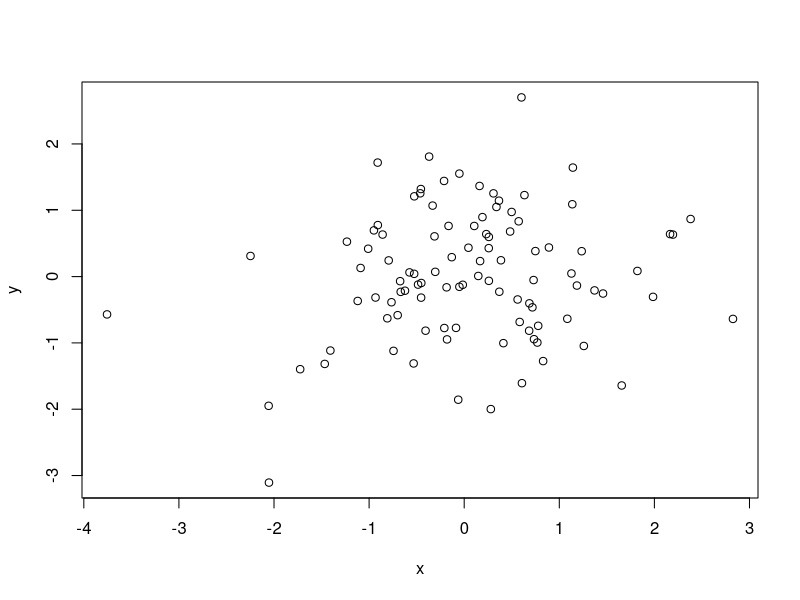
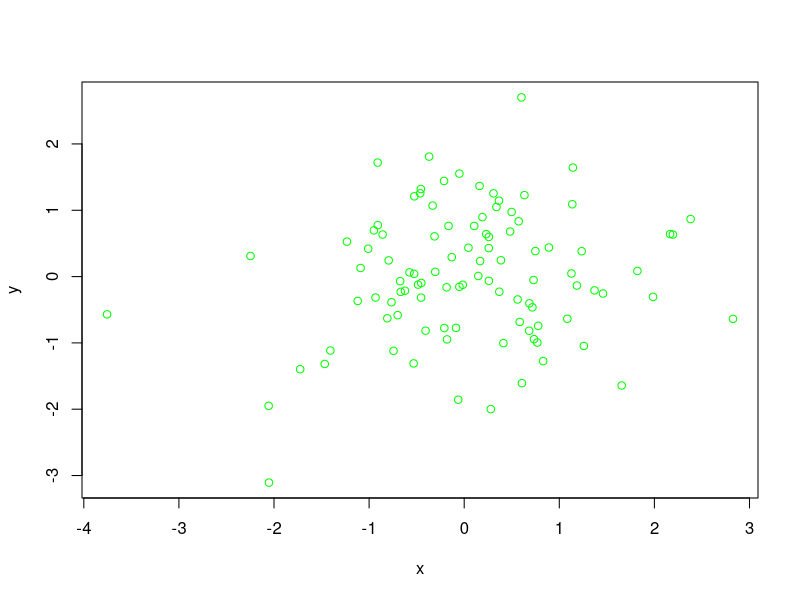

The R source for these figures, in order:
x <- c(1,2,3)
print(x)

ls()

x = rnorm(100)
y = rnorm(100)

plot(x,y)

pdf("Fig.pdf")
plot(x,y, col="green")
dev.off()

M = matrix(data= c(1:10), nrow=5, ncol=2)
print(M)


